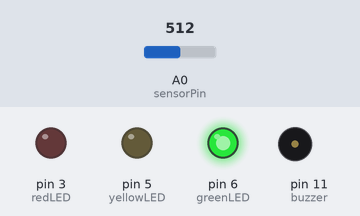
Bench run of a sketch on a simulated Arduino Uno, built with avr-gcc and run on an emulated ATmega328P. On the bench: output pins drawn as LEDs (lit = HIGH), buzzer (waves = sounding). The inputs (shaded band) are chosen by the test bench; at power-on: A0 (sensorPin) = 512.

Above: at 1.3 s.
1.4 s: A0 (sensorPin) set to 496
At 2.1 s:
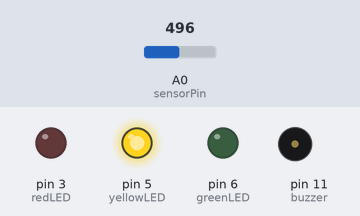
3.0 s: A0 (sensorPin) set to 363
4.5 s: A0 (sensorPin) set to 331
At 5.6 s:
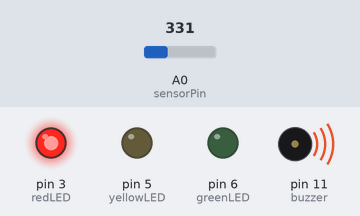
6.0 s: A0 (sensorPin) set to 3
7.5 s: A0 (sensorPin) set to 0
At 7.9 s:
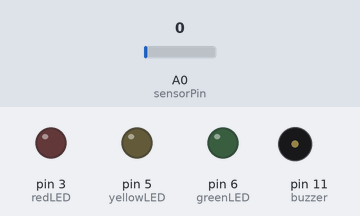
9.0 s: A0 (sensorPin) set to 122
At 10.3 s:
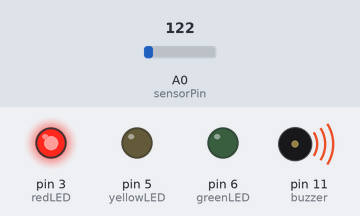
Timing chart, 0 to 11.5 s (numbered marks = the images above; inputs shaded):
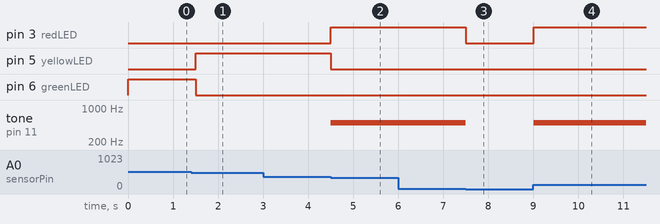

Measured:
- the behaviour switches between 510 and 509 on A0 (sensorPin) (found by bisection; images 0 and 1)
- the behaviour switches between 350 and 349 on A0 (sensorPin) (found by bisection; images 1 and 2)
- the behaviour switches between 2 and 1 on A0 (sensorPin) (found by bisection; images 2 and 3)
- after the input at 1.4 s, pin 5 (yellowLED): LOW → HIGH after 0.10 s; pin 6 (greenLED): HIGH → LOW after 0.10 s
- after the input at 3.0 s, every drawn part: stays the same
- after the input at 4.5 s, pin 3 (redLED): LOW → HIGH at once; pin 5 (yellowLED): HIGH → LOW at once; tone on pin 11 (buzzer): silent → 500 Hz at once
- after the input at 6.0 s, every drawn part: stays the same
- after the input at 7.5 s, pin 3 (redLED): HIGH → LOW at once; tone on pin 11 (buzzer): 500 Hz → silent at once
- after the input at 9.0 s, pin 3 (redLED): LOW → HIGH at once; tone on pin 11 (buzzer): silent → 500 Hz at once

The sketch:

water_level_controller.ino
```cpp
const int sensorPin = A0;  // Water sensor
const int redLED = 3;      // LOW water
const int yellowLED = 5;   // MEDIUM water
const int greenLED = 6;    // HIGH water
const int buzzer = 11;     // Buzzer for LOW water

void setup() {
  pinMode(redLED, OUTPUT);
  pinMode(yellowLED, OUTPUT);
  pinMode(greenLED, OUTPUT);
  pinMode(buzzer, OUTPUT);
}

void loop() {
  int value = analogRead(sensorPin);  // Read water sensor

  // LOW  Level
  if (value > 1 && value < 350) {
    digitalWrite(redLED, HIGH);
    digitalWrite(yellowLED, LOW);
    digitalWrite(greenLED, LOW);
    tone(buzzer, 500); // Buzzer ON
  } else {
    digitalWrite(redLED, LOW);
    noTone(buzzer); // Buzzer OFF
  }

  // MEDIUM water Level
  if (value >= 350 && value < 510) {
    digitalWrite(yellowLED, HIGH);
    digitalWrite(redLED, LOW);
    digitalWrite(greenLED, LOW);
  } else {
    digitalWrite(yellowLED, LOW);
  }

  // HIGH water Level
  if (value >= 510) {
    digitalWrite(greenLED, HIGH);
    digitalWrite(redLED, LOW);
    digitalWrite(yellowLED, LOW);
  } else {
    digitalWrite(greenLED, LOW);
  }

  delay(500); // Small delay for stability
}
```
